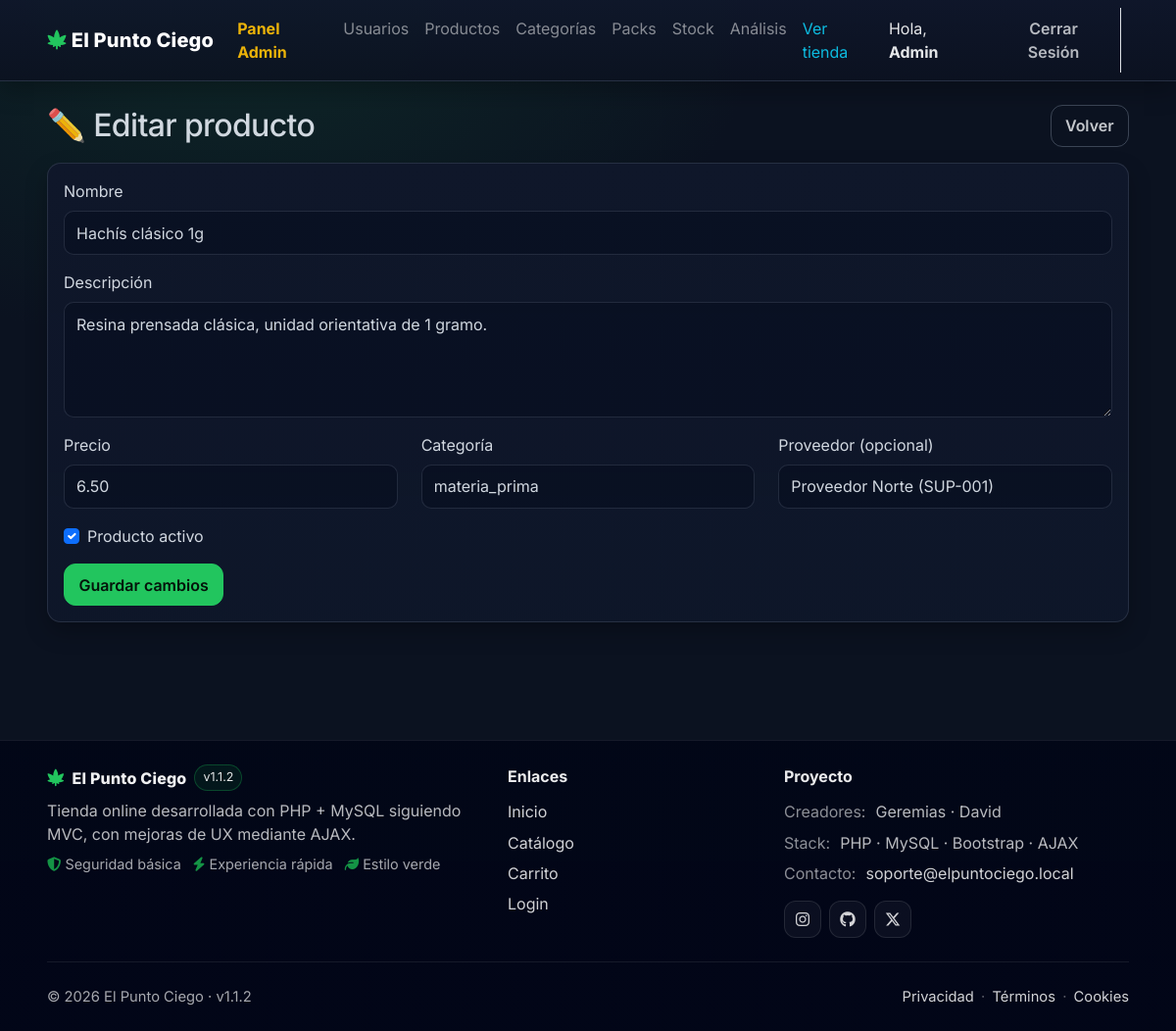
/index.php?c=admin_product&a=edit&id=2 (signed in), run on the app's committed database.
### tables this page shows
CREATE TABLE products (
    id INT AUTO_INCREMENT,
    category_id INT NOT NULL,
    supplier_id INT NULL,
    name VARCHAR(255) NOT NULL,
    description TEXT,
    price DECIMAL(10,2) NOT NULL,
    is_active TINYINT(1) NOT NULL DEFAULT 1,
    date_create DATETIME NOT NULL DEFAULT CURRENT_TIMESTAMP,
    last_date DATETIME NULL,
    CONSTRAINT pk_products PRIMARY KEY (id),
    CONSTRAINT fk_products_category
        FOREIGN KEY (category_id) REFERENCES categories(id)
        ON DELETE RESTRICT ON UPDATE CASCADE,
    CONSTRAINT fk_products_supplier
        FOREIGN KEY (supplier_id) REFERENCES suppliers(id)
        ON DELETE SET NULL ON UPDATE CASCADE
);

CREATE TABLE categories (
    id INT AUTO_INCREMENT,
    name VARCHAR(255) NOT NULL,
    parent_id INT NULL,
    image VARCHAR(255),
    tax_id INT NULL,
    date_create DATETIME NOT NULL DEFAULT CURRENT_TIMESTAMP,
    last_date DATETIME NULL,
    CONSTRAINT pk_categories PRIMARY KEY (id),
    CONSTRAINT fk_categories_parent
        FOREIGN KEY (parent_id) REFERENCES categories(id)
        ON DELETE SET NULL ON UPDATE CASCADE,
    CONSTRAINT fk_categories_tax
        FOREIGN KEY (tax_id) REFERENCES taxes(id)
        ON DELETE SET NULL ON UPDATE CASCADE
);

CREATE TABLE suppliers (
    id INT AUTO_INCREMENT,
    name VARCHAR(255) NOT NULL,
    code VARCHAR(50)  NOT NULL,
    email VARCHAR(255),
    phone VARCHAR(50),
    address VARCHAR(255),
    created_at DATETIME NOT NULL DEFAULT CURRENT_TIMESTAMP,
    CONSTRAINT pk_suppliers PRIMARY KEY (id),
    CONSTRAINT uq_suppliers_code UNIQUE (code)
);

### controller/admin_product_controller.php (called while the page is built, shortened)
<?php
require_once 'model/ProductModel.php';
require_once 'model/CategoryModel.php';
require_once 'model/SupplierModel.php';
class AdminProductController
{
    public function edit()
    {
        $id = (int)($_GET['id'] ?? 0);
        $productModel = new ProductModel();
        $product = $productModel->getById($id);
        $categoryModel = new CategoryModel();
        $supplierModel = new SupplierModel();
        $categories = $categoryModel->getAll();
        $suppliers  = $supplierModel->getAll();
        $mode = 'edit';
        require 'views/admin/products/form.php';
        require 'views/layouts/main.php';
    }
}

### model/conectaDB.php (called while the page is built, shortened)
<?php
class DB {
	protected static $instance;
	public static function getInstance() {
		if(empty(self::$instance)) {
			$db_info = array(
				"db_host" => "localhost",
				"db_port" => "3306",
				"db_user" => "root",
				"db_pass" => "",
				"db_name" => "el_punto_ciego"
            );
			try {
				self::$instance = new PDO("mysql:host=".$db_info['db_host'].';port='.$db_info['db_port'].';dbname='.$db_info['db_name'], $db_info['db_user'], $db_info['db_pass']);
				self::$instance->setAttribute(PDO::ATTR_ERRMODE, PDO::ERRMODE_SILENT);
				self::$instance->query('SET NAMES utf8');
				self::$instance->query('SET CHARACTER SET utf8');
			} catch(PDOException $error) {
				echo $error->getMessage();
			}
		}
		return self::$instance;
	}
}
?>

### model/ProductModel.php (called while the page is built, shortened)
<?php
require_once 'model/conectaDB.php';
class ProductModel {
    private $db;
    public function __construct() {
        $this->db = DB::getInstance();
    }
    public function getById($id) {
        $sql = "SELECT
                    p.*,
                    c.name AS category_name,
                    COALESCE(s.cantidad, 0) AS stock_qty,
                    t.name AS tax_name,
                    t.rate_iva AS tax_rate
                FROM products p
                INNER JOIN categories c ON p.category_id = c.id
                LEFT JOIN stock s ON s.product_id = p.id
                LEFT JOIN taxes t ON c.tax_id = t.id
                WHERE p.id = :id
                LIMIT 1";
        $stmt = $this->db->prepare($sql);
        $stmt->execute(['id' => (int)$id]);
        return $stmt->fetch(PDO::FETCH_ASSOC);
    }
}

### model/CategoryModel.php (called while the page is built, shortened)
<?php
require_once 'model/conectaDB.php';
class CategoryModel {
    private $db;
    public function __construct() {
        $this->db = DB::getInstance();
    }
    public function getAll(): array {
        $sql = "SELECT id, name, parent_id, image, tax_id
                FROM categories
                ORDER BY parent_id ASC, name ASC";
        $stmt = $this->db->prepare($sql);
        $stmt->execute();
        return $stmt->fetchAll(PDO::FETCH_ASSOC);
    }
}

### model/SupplierModel.php (called while the page is built)
<?php
require_once 'model/conectaDB.php';
class SupplierModel {
    private $db;
    public function __construct() { $this->db = DB::getInstance(); }
    public function getAll(): array {
        $sql = "SELECT id, name, code FROM suppliers ORDER BY name ASC";
        $stmt = $this->db->prepare($sql);
        $stmt->execute();
        return $stmt->fetchAll(PDO::FETCH_ASSOC);
    }
}

### views/admin/products/form.php (the view, shortened to what this page needs)
<?php
$isEdit = ($mode ?? '') === 'edit';
$action = $isEdit ? 'update' : 'store';
?>
<div class="d-flex justify-content-between align-items-center mb-3">
  <h2 class="mb-0"><?php echo $isEdit ? '✏️ Editar producto' : '➕ Nuevo producto'; ?></h2>
  <a class="btn btn-outline-secondary" href="index.php?c=admin_product&a=index">Volver</a>
</div>
<div class="card shadow-sm">
  <div class="card-body">
    <form method="POST" action="index.php?c=admin_product&a=<?php echo $action; ?>">
      <div class="mb-3">
        <label class="form-label">Nombre</label>
        <input type="text" name="name" class="form-control" required
               value="<?php echo htmlspecialchars($product['name'] ?? ''); ?>">
      </div>
      <div class="mb-3">
        <label class="form-label">Descripción</label>
        <textarea name="description" class="form-control" rows="4"><?php echo htmlspecialchars($product['description'] ?? ''); ?></textarea>
      </div>
      <div class="row">
        <div class="col-md-4 mb-3">
          <label class="form-label">Precio</label>
          <input type="number" step="0.01" min="0" name="price" class="form-control" required
                 value="<?php echo htmlspecialchars($product['price'] ?? '0'); ?>">
        </div>
        <div class="col-md-4 mb-3">
          <label class="form-label">Categoría</label>
          <select name="category_id" class="form-select" required>
            <?php foreach ($categories as $c): ?>
              <option value="<?php echo (int)$c['id']; ?>"
                <?php echo ((int)($product['category_id'] ?? 0) === (int)$c['id']) ? 'selected' : ''; ?>>
                <?php echo htmlspecialchars($c['name']); ?>
              </option>
            <?php endforeach; ?>
          </select>
        </div>
        <div class="col-md-4 mb-3">
          <label class="form-label">Proveedor (opcional)</label>
          <select name="supplier_id" class="form-select">
            <?php foreach ($suppliers as $s): ?>
              <option value="<?php echo (int)$s['id']; ?>"
                <?php echo ((int)($product['supplier_id'] ?? 0) === (int)$s['id']) ? 'selected' : ''; ?>>
                <?php echo htmlspecialchars($s['name']); ?> (<?php echo htmlspecialchars($s['code']); ?>)
              </option>
            <?php endforeach; ?>
          </select>
        </div>
      </div>
      <div class="form-check mb-3">
        <?php $checked = ((int)($product['is_active'] ?? 1) === 1) ? 'checked' : ''; ?>
        <input class="form-check-input" type="checkbox" name="is_active" id="is_active" <?php echo $checked; ?>>
        <label class="form-check-label" for="is_active">Producto activo</label>
      </div>
      <button class="btn btn-success"><?php echo $isEdit ? 'Guardar cambios' : 'Crear producto'; ?></button>
    </form>
  </div>
</div>

### public/css/styles.css (style rules this page uses)
:root { --pc-primary: #00b66a; --pc-primary-600: #16a36b; --pc-primary-700: #15803d; --pc-bg: #0b1220; --pc-surface: #0f172a; --pc-surface-2: #111c33; --pc-muted: #94a3b8; --pc-text: #e5e7eb; --pc-border: rgba(148,163,184,.18); --pc-border-2: rgba(148,163,184,.28); --pc-ring: rgba(34, 197, 94, .25); --pc-radius: 14px; --pc-radius-sm: 10px; --pc-shadow: 0 14px 30px rgba(0,0,0,.35); --pc-shadow-sm: 0 10px 22px rgba(0,0,0,.25); --pc-bg: #0b1220; --pc-surface: #0f172a; --pc-surface-2: rgba(15,23,42,.55); --pc-border: rgba(148,163,184,.18); --pc-border-2: rgba(148,163,184,.28); --pc-text: rgba(226,232,240,.92); --pc-muted: rgba(148,163,184,.78); --pc-primary: #22c55e; --pc-primary-600: #16a34a; }
html, body { font-family: Inter, system-ui, -apple-system, Segoe UI, Roboto, Arial, sans-serif; }
body, body.bg-light { background: radial-gradient(1200px 800px at 20% 0%, rgba(34,197,94,.12) 0%, rgba(11,18,32,1) 45%), radial-gradient(900px 600px at 85% 20%, rgba(34,197,94,.08) 0%, rgba(11,18,32,1) 55%), var(--pc-bg) !important; color: var(--pc-text); min-height: 100vh; }
.card { background: linear-gradient(180deg, var(--pc-surface) 0%, rgba(15,23,42,.92) 100%) !important; color: var(--pc-text); border-radius: var(--pc-radius); border: 1px solid var(--pc-border); box-shadow: var(--pc-shadow-sm); }
.shadow-sm, .shadow { box-shadow: var(--pc-shadow-sm) !important; }
h1, h2, h3, h4, h5 { letter-spacing: -0.02em; color: var(--pc-text); }
.btn { border-radius: 12px; font-weight: 600; padding: .55rem .9rem; transition: transform .08s ease, box-shadow .12s ease, background-color .12s ease, border-color .12s ease; }
.btn-success, .btn-primary { background: var(--pc-primary) !important; border-color: var(--pc-primary) !important; color: #04130a !important; }
.btn-outline-secondary { border-color: rgba(148,163,184,.35) !important; color: rgba(229,231,235,.85) !important; }
.form-control, .form-select { background: rgba(2,6,23,.35) !important; color: var(--pc-text) !important; border-radius: var(--pc-radius-sm); border: 1px solid var(--pc-border); padding: .6rem .75rem; }
.form-control::placeholder { color: rgba(148,163,184,.75) !important; }
a { text-decoration: none; }

### data on the page
products: name "Hachís clásico 1g", description "Resina prensada clásica, unidad orientativa de 1 gramo.", price "6.50", category_id "materia_prima", supplier_id "Proveedor Norte (SUP-001)"

### other printed values
$_SESSION['user_name'] "Admin"
$appName "El Punto Ciego"
$appVersion "v1.1.2"
implode(' · ', $creators) "Geremias · David"
